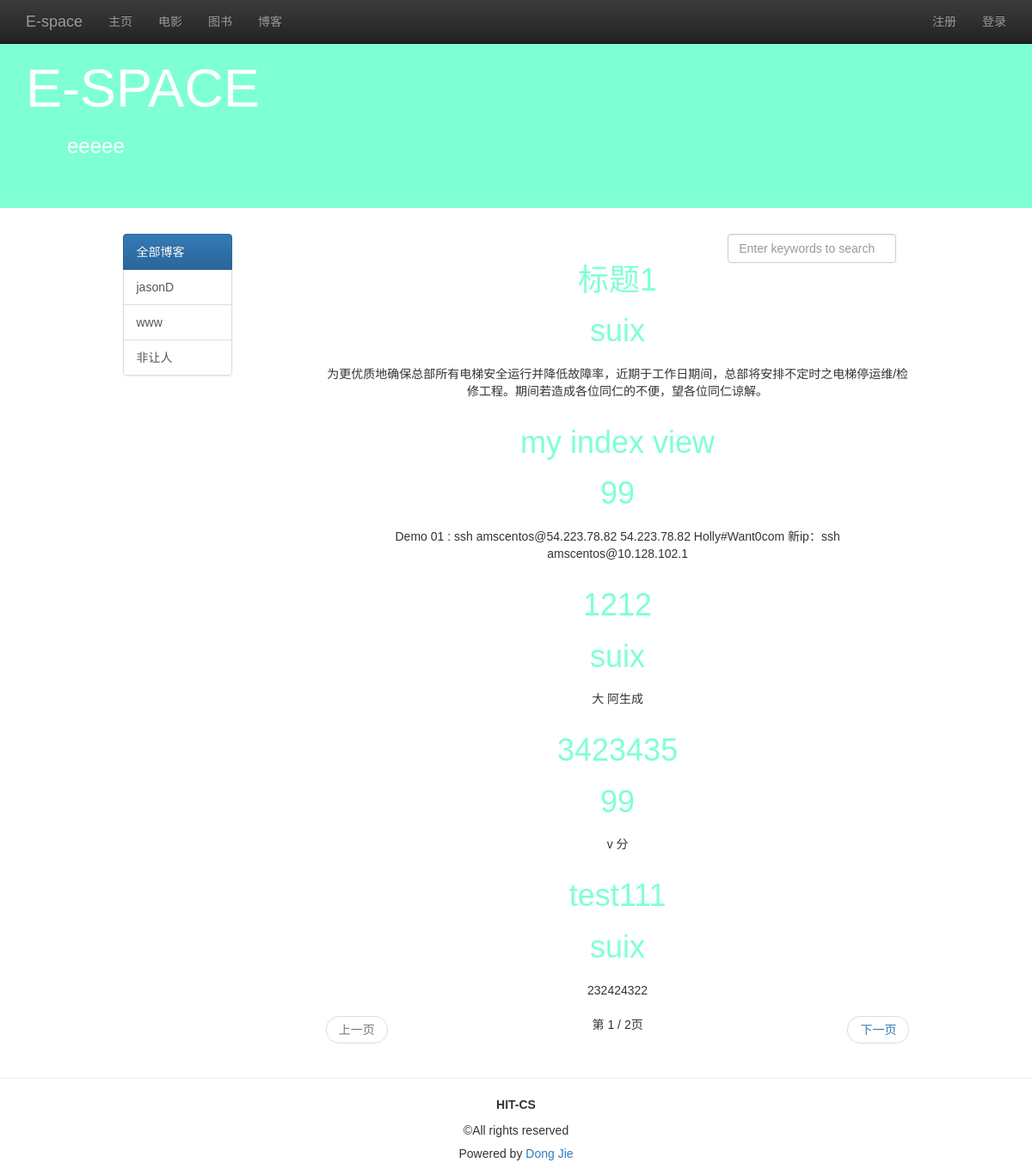
Page /blist/ on the committed database.
### blog/models.py (models this page shows, shortened)
class Blog(models.Model):
    title = models.CharField('标题',max_length=32)
    author = models.CharField('作者',max_length=16)
    content = models.TextField('博客正文')
    created = models.DateTimeField('发布时间',auto_now_add=True)
    catagory = models.ForeignKey(Catagory,verbose_name='分类')
    tags = models.ManyToManyField(Tag,verbose_name='标签')
    class META:
        ordering = ['author']

class Catagory(models.Model):
    name = models.CharField('名称',max_length=30)
    def __unicode__(self):
        return self.name

### blog/views.py (the view)
# urls.py: url(r'^blist/$', view_blog_list, name='view_blog_list'),
def view_blog_list(request):
    user = request.user if request.user.is_authenticated() else None
    author_list = Blog.objects.values_list('author', flat=True).distinct()
    query_author = request.GET.get('author', 'all')
    if (not query_author) or Blog.objects.filter(author=query_author).count() is 0:
        query_author = 'all'
        blog_list = Blog.objects.all()
    else:
        blog_list = Blog.objects.filter(author=query_author)
    if request.method == 'POST':
        keyword = request.POST.get('keyword', '')
        blog_list = Blog.objects.filter(name__contains=keyword)
        query_author = 'all'
    paginator = Paginator(blog_list, 5)
    page = request.GET.get('page')
    try:
        blog_list = paginator.page(page)
    except PageNotAnInteger:
        blog_list = paginator.page(1)
    except EmptyPage:
        blog_list = paginator.page(paginator.num_pages)
    ctx = {
        'user': user,
        'active_menu': 'view_book',
        'author_list': author_list,
        'query_author': query_author,
        'blog_list': blog_list,
    }
    return render(request, 'blist_detail.html', ctx)

### template/blist_detail.html (shortened to what this page needs)
{% extends "blog_list.html" %}
{% load staticfiles %}
{% block content %}
    <div class="container">
        <div class="row">
            <div class="col-md-10 col-md-offset-1">
                <div class="col-md-2">
                    <div class="list-group">
                        <a href="{% url 'view_blog_list' %}" class="list-group-item" id="id_author_all">
                            全部博客
                        </a>
                        {% for author in author_list %}
                            <a href="{% url 'view_blog_list' %}?author={{ author }}" class="list-group-item"
                               id="id_author_{{ author }}">
                                {{ author }}
                            </a>
                        {% endfor %}
                    </div>
                </div>
                <div class="col-md-9 col-md-offset-1">
                    <div class="col-md-4 col-md-offset-8">
                        <form role="form" method="post" name="search_form">
                            <input type="search" class="form-control" name="keyword"
                                   placeholder="Enter keywords to search" id="id_search_input" onkeyup="key_up()" autofocus
                                   />
                        </form>
                    </div>
                        {% for blog in blog_list %}
                        <div align="center" class="blog">
                            <div>
                             <h1><a href="{% url 'blog_get_detail' blog.id %}">{{ blog.title }}</a></h1>
                            </div>
                            <div>
                             <h1><a href="{% url 'catagory_get_detail' blog.catagory_id %}">{{ blog.catagory }}</a></h1>
                            </div>
                        </div>
                        <div align="center" class="summary">
                            {{ blog.content | truncatechars:100 }}
                        </div>
                        {% endfor %}
                    <nav>
                        <ul class="pager">
                            {% if blog_list.has_previous %}
                                <li class="previous">
                                    <a href="?typ={{ query_author }}&page={{ blog_list.previous_page_number }}">上一页</a>
                                </li>
                            {% else %}
                                <li class="previous disabled"><a href="#">上一页</a></li>
                            {% endif %}
                            第 {{ blog_list.number }} / {{ blog_list.paginator.num_pages }}页
                            {% if blog_list.has_next %}
                                <li class="next">
                                    <a href="?typ={{ query_author }}&page={{ blog_list.next_page_number }}">下一页</a>
                                </li>
                            {% else %}
                                <li class="next disabled"><a href="#">下一页</a></li>
                            {% endif %}
                        </ul>
                    </nav>
                </div>
            </div>
    </div>
</div>
{% endblock %}

### template/blog_list.html (shortened to what this page needs)
<!DOCTYPE html>
{% load staticfiles %}
<html lang="zh">
<head>
    <link rel="stylesheet" href="//maxcdn.bootstrapcdn.com/bootstrap/3.2.0/css/bootstrap.min.css">
    <link rel="stylesheet" href="//maxcdn.bootstrapcdn.com/bootstrap/3.2.0/css/bootstrap-theme.min.css">
    <link rel="stylesheet" href="{% static 'css/blog.css' %}">
</head>
<body>
<nav class="navbar navbar-inverse navbar-fixed-top" role="navigation">
    <div class="container">
        <div class="navbar-header">
            <a href="{% url 'homepage' %}" class="navbar-brand">E-space</a>
        </div>
        <div class="collapse navbar-collapse" id="navbar-collapse-basepage">
            <ul class="nav navbar-nav">
                <li id="homepage"><a href="{% url 'homepage' %}">主页</a></li>
                <li id="add_book"><a href="{% url 'movie' %}">电影</a></li>
                <li id="add_img"><a href="{% url 'view_book_list' %}">图书</a></li>
                <li id="view_blog_list"><a href="{% url 'view_blog_list' %}">博客</a></li>
            </ul>
            <ul class="nav navbar-nav navbar-right">
                {% if user %}
                    <li><p class="navbar-text">欢迎你&nbsp;&nbsp;<span id="base_name">{{ user.myuser.nickname }}</span></p>
                    </li>
                    <li><a href="{% url 'logout' %}">注销</a></li>
                    <li><a href="{% url 'set_password' %}">修改密码</a></li>
                {% else %}
                    <li><a href="{% url 'signup' %}">注册</a></li>
                    <li><a href="{% url 'login' %}">登录</a></li>
                {% endif %}
            </ul>
        </div>
    </div>
</nav>
<header class="jumbotron subhead" id="header-base">
    <div class="container">
        <h1>E-SPACE</h1>
        <h3>&emsp;&emsp;eeeee</h3>
    </div>
</header>
{% block content %}{% endblock %}
<footer class="footer" role="contentinfo">
    <hr>
    <div class="container">
        <p class="text-center"><strong>HIT-CS</strong></p>
        <p class="text-center">©All rights reserved</p>
        <h5 class="text-center"> Powered by&nbsp;<a href="http://jasondj.com/">Dong Jie</a></h5>
    </div>
</footer>
</body>
</html>

### static/css/blog.css (style rules this page uses)
h1 a { color: #7fffd4; }
.blog { padding:10px 0px; }
body { font-family: Verdana, sans-serif; }
#header-base { background-color: #7fffd4; color: #fff; }

### rows in the picture
Blog: title "标题1", catagory "suix", content "为更优质地确保总部所有电梯安全运行并降低故障率，近期于工作日期间，总部将安排不定时之电梯停运维/检修工程。期间若造成各位同仁的不便，望各位同仁谅解。"
Blog: title "my index view", catagory "99", content "Demo 01 : ssh amscentos@54.223.78.82 54.223.78.82 Holly#Want0com 新ip：ssh amscentos@10.128.102.1"
Blog: title "1212", catagory "suix", content "大 阿生成"
Blog: title "3423435", catagory "99", content "v 分"
Blog: title "test111", catagory "suix", content "232424322"

### other values in the picture
{{ author }} "jasonD" "www" "非让人"
{{ blog_list.number }} "1"
{{ blog_list.paginator.num_pages }} "2"
